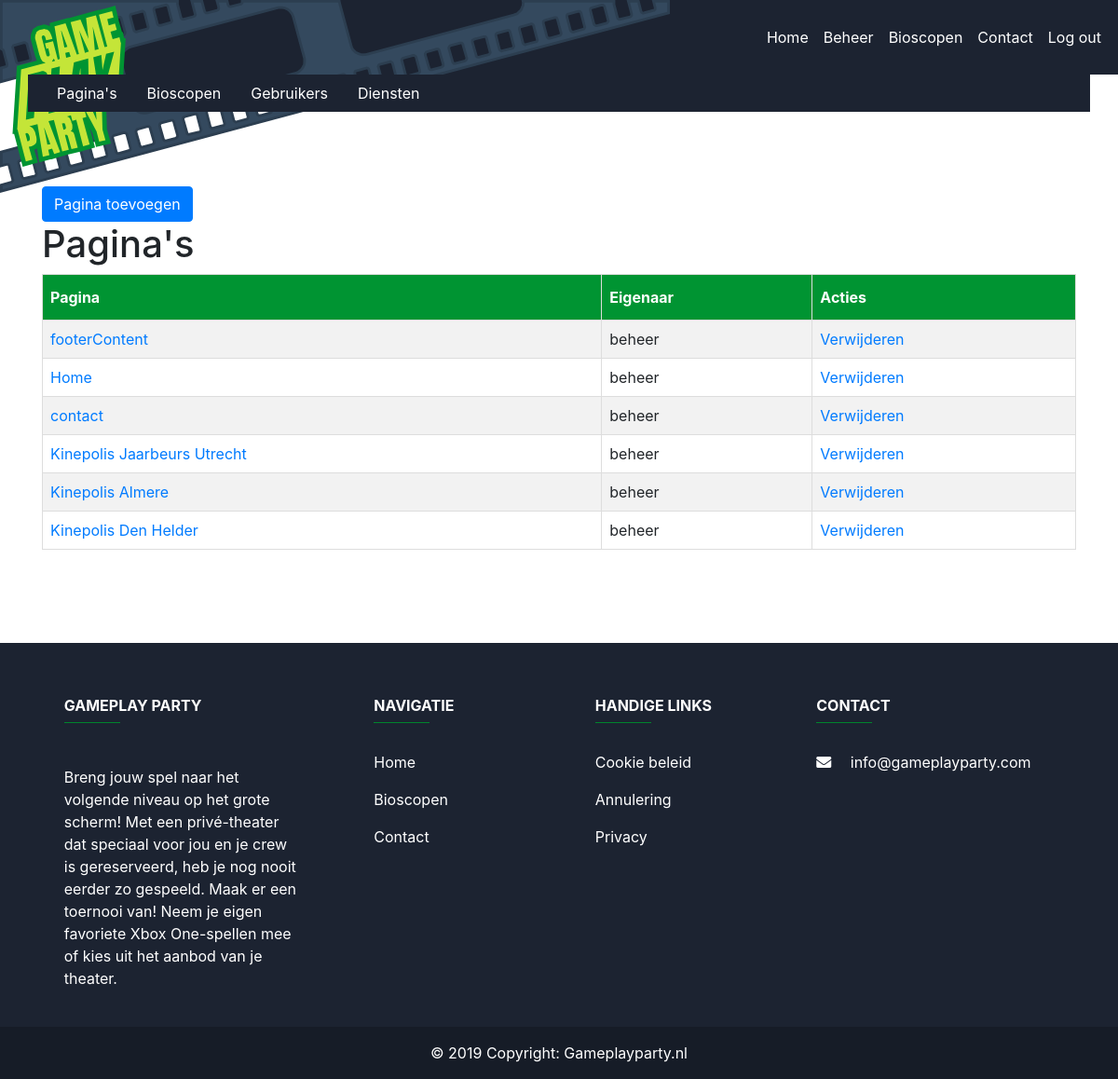
/?request=beheer (signed in), run on the app's committed database.
### tables this page shows
CREATE TABLE `contentmanagement` (
  `paginaID` int(255) NOT NULL,
  `owner` varchar(255) NOT NULL,
  `biosID` int(11) DEFAULT NULL,
  `pagina` varchar(100) NOT NULL,
  `content` text NOT NULL,
  `image` varchar(200) NOT NULL
);

### model/BeheerderLogic.php (called while the page is built, shortened)
<?php
require_once 'model/DataHandler.php';
require_once 'utilities/beheer/PaginaSelect.php';
class BeheerderLogic
{
    public function __construct()
    {
        $this->DataHandler = new DataHandler("localhost", "mysql", "GamePlayParty", "ilias", "12345");
        $this->PaginaSelect = new PaginaSelect();
    }
    public function beheerContentPaginas()
    {
        $sql = "select * from contentmanagement;";
        $result = $this->DataHandler->getData($sql);
        $makePaginaSelect = $this->PaginaSelect->makePaginaSelect($result);
        return $makePaginaSelect;
    }
}

### index.php (called while the page is built, shortened)
<?php
include 'header.php';
$controller = new WebsiteController();
$controller->handleRequest();
include "footer.php";

### model/DataHandler.php (called while the page is built, shortened)
<?php
class DataHandler
{
    public function __construct($host, $dbdriver, $dbname, $username, $password)
    {
        $this->host = $host;
        $this->dbdriver = $dbdriver;
        $this->dbname = $dbname;
        $this->username = $username;
        $this->password = $password;
        try {
            $this->dbh = new PDO("$this->dbdriver:host=$this->host;dbname=$this->dbname", $this->username, $this->password);
            $this->dbh->setAttribute(PDO::ATTR_ERRMODE, PDO::ERRMODE_EXCEPTION);
            return true;
        } catch (PDOException $e) {
            echo "Connection with " . $this->dbdriver . " failed: " . $e->getMessage();
        }
    }
    public function getData($sql)
    {
        $result = $this->dbh->query($sql, PDO::FETCH_ASSOC);
        return $result;
    }
}

### utilities/beheer/PaginaSelect.php (the view)
<?php
class PaginaSelect
{
    public function makePaginaSelect($result){
        $html = "";
        $html .= "<div class='col-12 pagina-select-container'>";
        $html .= "<div class='container'>";
        $html .= "<h1 style=''>Pagina's</h1>";
        $html .= "<table id='paginas'><tbody>";
        $html .= "<tr><th>Pagina</th><th>Eigenaar</th><th>Acties</th></tr>";
        while ($row = $result->fetch(PDO::FETCH_ASSOC)) {
            $paginaID = $row['paginaID'];
            $pagina = $row['pagina'];
            $owner = $row['owner'];
            $html .= "<tr>";
            $html .= "<td><a href=?request=beheer&pagina=editContent&paginaID=" . $paginaID . ">" . $pagina . "</a></td>";
            $html .= "<td>$owner</td>";
            $html .= "<td><a href=?request=beheer&pagina=paginas&func=verwijderPagina&paginaID=" . $paginaID . " onclick='return confirm(`Weet je zeker dat je deze pagina wilt verwijderen`)'>Verwijderen</a></td>";
            $html .= "</tr>";
        }
        $html .= "</tbody></table>";
        $html .= "</div>";
        $html .= "</div>";
        return $html;
    }
}

### footer.php (shortened to what this page needs)
<footer class="page-footer font-small">
    <div class="container text-center text-md-left mt-5">
        <div class="row mt-3">
            <div class="col-md-3 col-lg-4 col-xl-3 mx-auto mb-4">
                <h6 class="text-uppercase font-weight-bold">Gameplay Party</h6>
                <hr class="mb-4 mt-0 d-inline-block mx-auto" style="width: 60px;">
                <?php
            $servername = "localhost";
            $username = "ilias";
            $password = "12345";
            $dbname = "GamePlayParty";
            $conn = new mysqli($servername, $username, $password, $dbname);
            $sql = "SELECT * FROM contentmanagement WHERE pagina = 'footerContent';";
            $result = $conn->query($sql);
            if ($result->num_rows > 0) {
                while($row = $result->fetch_assoc()) {
                    echo "<p id='contentData'>". $row['content']."</p>";
                }
            } else {
                echo "0 results";
            }
    ?>
            </div>
            <div class="col-md-2 col-lg-2 col-xl-2 mx-auto mb-4">
                <h6 class="text-uppercase font-weight-bold">Navigatie</h6>
                <hr class="mb-4 mt-0 d-inline-block mx-auto" style="width: 60px;">
                <p>
                    <a href="index.php">Home</a>
                </p>
                <p>
                    <a href="?request=bioscopen">Bioscopen</a>
                </p>
                <p>
                    <a href="?request=contact">Contact</a>
                </p>
            </div>
            <div class="col-md-3 col-lg-2 col-xl-2 mx-auto mb-4">
                <h6 class="text-uppercase font-weight-bold">Handige links</h6>
                <hr class="mb-4 mt-0 d-inline-block mx-auto" style="width: 60px;">
                <p>
                    <a href="?request=cookie-beleid">Cookie beleid</a>
                </p>
                <p>
                    <a href="?request=annulering-beleid">Annulering</a>
                </p>
                <p>
                    <a href="?request=algemene-voorwaarden">Privacy</a>
                </p>
            </div>
            <div class="col-md-4 col-lg-3 col-xl-3 mx-auto mb-md-0 mb-4">
                <h6 class="text-uppercase font-weight-bold">Contact</h6>
                <hr class="mb-4 mt-0 d-inline-block mx-auto" style="width: 60px;">
                <p>
                    <i class="fas fa-envelope mr-3"></i> info@gameplayparty.com</p>
            </div>
        </div>
    </div>
    <div class="footer-copyright text-center py-3">© 2019 Copyright:
        <a href="#"> Gameplayparty.nl</a>
    </div>
</footer>
</body>
</html>

### compiled/style.css (style rules this page uses)
body { margin: 0; }
footer { background-color: #1C2331; color: white; padding: 10px 0 0 0; }
footer div div div hr { background-color: #009432 !important; }
footer div div div p { color: white; }
footer div div div p a { color: white; }
footer div.footer-copyright { background-color: #161C27; }
footer div.footer-copyright a { color: white; }
html { scroll-behavior: smooth; }
.pagina-select-container { margin: 0 0 100px 0; }
#paginas { border-collapse: collapse; width: 100%; margin: 0 auto; overflow-x: auto; }
#paginas td, #paginas th { border: 1px solid #ddd; padding: 8px; }
#paginas tr:nth-child(even) { background-color: #f2f2f2; }
#paginas th { padding-top: 12px; padding-bottom: 12px; text-align: left; background-color: #009432; color: white; }

### data on the page
contentmanagement: pagina "footerContent", owner "beheer", content "Breng jouw spel naar het volgende niveau op het grote scherm! Met een privé-theater dat speciaal voor jou en je crew is gereserveerd, heb je nog nooit eerder zo gespeeld. Maak er een toernooi van! Neem je eigen favoriete Xbox One-spellen mee of kies uit het aanbod van je theater."
contentmanagement: pagina "Home", owner "beheer"
contentmanagement: pagina "contact", owner "beheer"
contentmanagement: pagina "Kinepolis Jaarbeurs Utrecht", owner "beheer"
contentmanagement: pagina "Kinepolis Almere", owner "beheer"
contentmanagement: pagina "Kinepolis Den Helder", owner "beheer"
